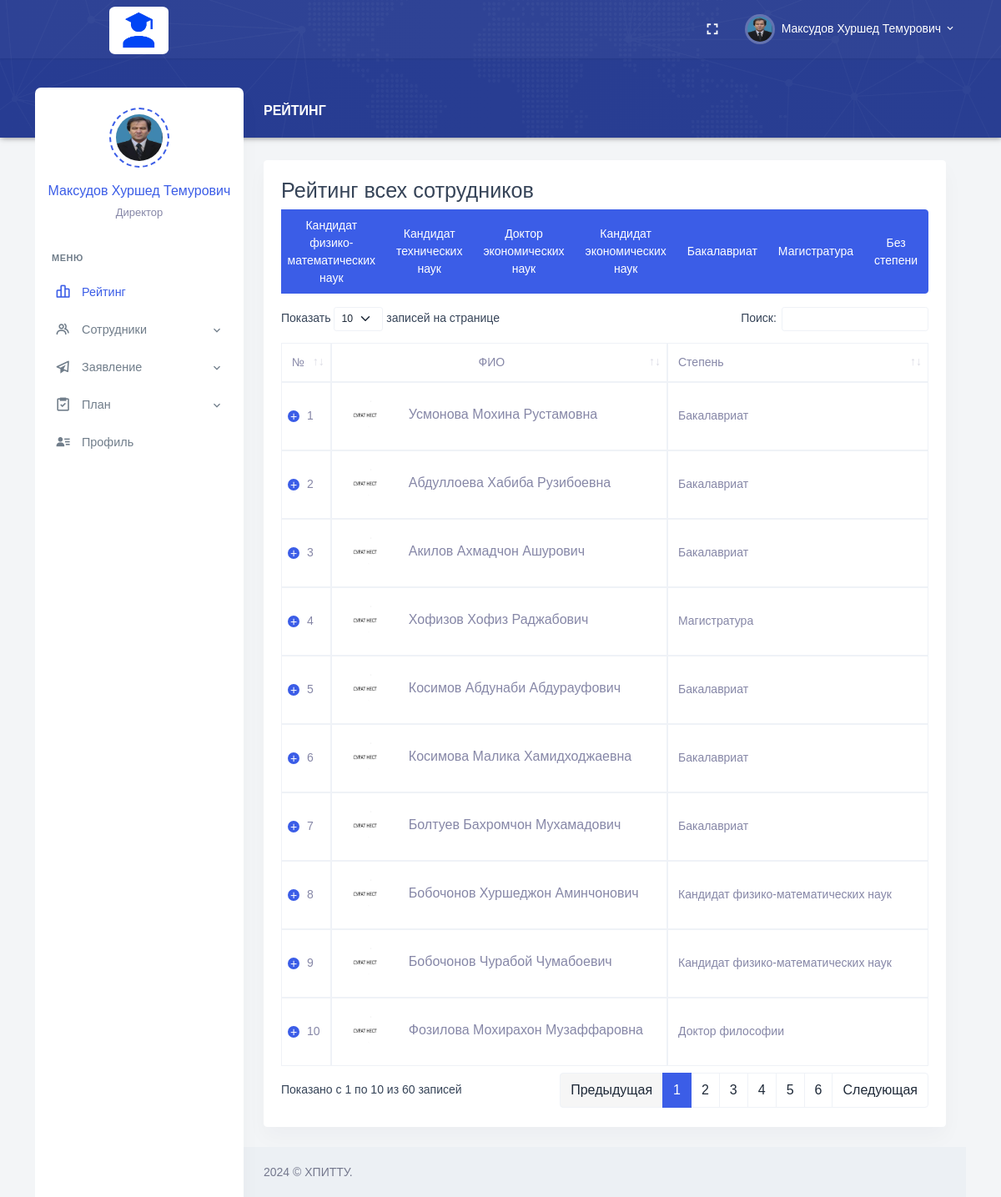
The page /Director/index.php?login-success (signed in) on the database its author committed.
### tables this page shows
CREATE TABLE `employees` (
  `Employee_Id` int NOT NULL AUTO_INCREMENT,
  `Full_Name` varchar(255) DEFAULT NULL,
  `Date_of_Birth` date DEFAULT NULL,
  `Place_of_Birth` varchar(255) DEFAULT NULL,
  `Position_Id` int DEFAULT NULL,
  `Degree_Id` int DEFAULT NULL,
  `Faculty_Id` int DEFAULT NULL,
  `Department_Id` int DEFAULT NULL,
  `User_Role_Id` int DEFAULT NULL,
  `Email` varchar(255) DEFAULT NULL,
  `Phone_Number` varchar(20) DEFAULT NULL,
  `Employee_Number` varchar(20) DEFAULT NULL,
  `Date_Added` date DEFAULT NULL,
  `Path_Photo` varchar(255) DEFAULT NULL,
  `Username` varchar(255) DEFAULT NULL,
  `Password` varchar(255) DEFAULT NULL,
  PRIMARY KEY (`Employee_Id`),
  KEY `Degree_Id` (`Degree_Id`),
  KEY `Faculty_Id` (`Faculty_Id`),
  KEY `Department_Id` (`Department_Id`),
  KEY `User_Role_Id` (`User_Role_Id`),
  KEY `employees_ibfk_1` (`Position_Id`),
  CONSTRAINT `employees_ibfk_1` FOREIGN KEY (`Position_Id`) REFERENCES `positions` (`Position_Id`) ON DELETE CASCADE ON UPDATE CASCADE,
  CONSTRAINT `employees_ibfk_2` FOREIGN KEY (`Degree_Id`) REFERENCES `degrees` (`Degree_Id`) ON DELETE CASCADE ON UPDATE CASCADE,
  CONSTRAINT `employees_ibfk_3` FOREIGN KEY (`Faculty_Id`) REFERENCES `faculties` (`Faculty_Id`) ON DELETE CASCADE ON UPDATE CASCADE,
  CONSTRAINT `employees_ibfk_4` FOREIGN KEY (`Department_Id`) REFERENCES `departments` (`Department_Id`) ON DELETE CASCADE ON UPDATE CASCADE,
  CONSTRAINT `employees_ibfk_5` FOREIGN KEY (`User_Role_Id`) REFERENCES `user_roles` (`User_Role_Id`) ON DELETE CASCADE ON UPDATE CASCADE
);

CREATE TABLE `positions` (
  `Position_Id` int NOT NULL,
  `Position_Name` varchar(255) DEFAULT NULL,
  PRIMARY KEY (`Position_Id`)
);

### Director/index.php (the view, shortened to what this page needs)
<?php
require_once "header.php";
?>
<div class="main-content">
    <div class="page-content">
        <div class="row">
            <div class="col-12">
                <div class="page-title-box d-flex align-items-center justify-content-between">
                    <h4 class="page-title mb-0 font-size-18">Рейтинг</h4>
                </div>
            </div>
        </div>
        <div class="row">
            <div class="col-lg-12">
                <div class="card">
                    <div class="card-body">
                        <div class="table-responsive">
                            <h3>Рейтинг всех сотрудников</h3>
                            <div class="btn-group mb-3 d-flex justify-content-end">
                                <button type="button" class="btn btn-primary filterBtn"
                                    data-filter="Кандидат физико-математических наук">Кандидат физико-математических
                                    наук</button>
                                <button type="button" class="btn btn-primary filterBtn"
                                    data-filter="Кандидат технических наук">Кандидат технических наук</button>
                                <button type="button" class="btn btn-primary filterBtn"
                                    data-filter="Доктор экономических наук">Доктор экономических наук</button>
                                <button type="button" class="btn btn-primary filterBtn"
                                    data-filter="Кандидат экономических наук">Кандидат экономических наук</button>
                                <button type="button" class="btn btn-primary filterBtn"
                                    data-filter="Бакалавриат">Бакалавриат</button>
                                <button type="button" class="btn btn-primary filterBtn"
                                    data-filter="Магистратура">Магистратура</button>
                                <button type="button" class="btn btn-primary filterBtn" data-filter="Без степени">Без
                                    степени</button>
                            </div>
                            <div class="table-responsive">
                                <table id="datatable" class="table table-bordered dt-responsive nowrap"
                                    style="border-collapse: collapse; border-spacing: 0; width: 100%;">
                                    <thead>
                                        <tr>
                                            <th>№</th>
                                            <th class="text-center">ФИО</th>
                                            <th>Степень</th>
                                        </tr>
                                    </thead>
                                    <tbody>
                                        <?php
                                        require_once "../conn.php";
                                        $sql = "SELECT e.Employee_Id,
                                        e.Full_Name AS FullName,
                                        IFNULL(deg.Degree_Name, 'Без степени') AS Degree,
                                        IFNULL(tc.TotalCredit, 0) AS TotalCredit,
                                        IFNULL(r.Rating, 0) AS Rating,
                                        IFNULL(e.Path_Photo, '1.jpg') AS Path_Photo
                                 FROM employees e
                                 LEFT JOIN (SELECT Employee_Id, SUM(p.Plan_Credit) AS TotalCredit
                                            FROM tasks_completed tc
                                            LEFT JOIN plans p ON tc.Plan_Id = p.Plan_Id
                                            GROUP BY Employee_Id) tc ON e.Employee_Id = tc.Employee_Id
                                 LEFT JOIN ratings r ON e.Employee_Id = r.Employee_Id
                                 LEFT JOIN degrees deg ON e.Degree_Id = deg.Degree_Id
                                 ORDER BY Rating DESC";
                                        $result = $conn->query($sql);
                                        $count = 0;
                                        if ($result->num_rows > 0) {
                                            while ($row = $result->fetch_assoc()) {
                                                $count++;
                                                $photoPath = "../Personal/upload/" . $row["Path_Photo"];
                                                echo "<tr>";
                                                echo "<td class='align-middle'>".$count."</td>";
                                    echo "<td class='align-middle'>".
                                         "<div class='d-flex align-items-center'>".
                                         "<div class='me-4'>".
                                         "<img src='".$photoPath."' alt='' class='avatar-sm rounded-circle'>".
                                         "</div>".
                                         "<div>".
                                         "<h5 class='font-size-16 mb-1'>".$row["FullName"]."</h5>".
                                         "</div>".
                                         "</div>".
                                         "</td>";
                                    echo "<td class='align-middle'>".$row["Degree"]."</td>";
                                    echo "</tr>";
                                            }
                                        }
                                        ?>
                                    </tbody>
                                </table>
                            </div>
                        </div>
                    </div>
                </div>
            </div>
            <?php
require_once "footer.php";
?>

### Director/header.php (shortened to what this page needs)
<?php
    require_once "../conn.php";
    $sql_command = "SELECT e.*, p.Position_Name, e.Path_Photo
    FROM employees e
    INNER JOIN positions p ON e.Position_Id = p.Position_Id
    WHERE e.Username = '{$_SESSION['Username']}'";
$result = mysqli_query($conn, $sql_command);
if (mysqli_num_rows($result) > 0) {
while ($rows = mysqli_fetch_assoc($result)) {
$Full_Name = ucwords($rows["Full_Name"]);
$Position_Name = $rows["Position_Name"];
$Path_Photo = $rows["Path_Photo"];
}
}
?>
<!doctype html>
<html lang="en">
<head>
    <link href="/assets/css/bootstrap.min.css" id="bootstrap-style" rel="stylesheet" type="text/css" />
    <link href="/assets/css/app.min.css" id="app-style" rel="stylesheet" type="text/css" />
    <link href="/assets/libs/datatables.net-bs4/css/dataTables.bootstrap4.min.css" rel="stylesheet" type="text/css" />
    <link href="/assets/libs/datatables.net-buttons-bs4/css/buttons.bootstrap4.min.css" rel="stylesheet"
        type="text/css" />
    <link href="/assets/libs/datatables.net-responsive-bs4/css/responsive.bootstrap4.min.css" rel="stylesheet"
        type="text/css" />
    <link href="/assets/css/icons.min.css" rel="stylesheet" type="text/css" />
</head>
<body data-layout="detached" data-topbar="colored">
<div class="container-fluid">
        <div id="layout-wrapper">
            <header id="page-topbar">
                <div class="navbar-header">
                    <div class="container-fluid">
                        <div class="float-end">
                            <div class="dropdown d-none d-lg-inline-block ms-1">
                                <button type="button" class="btn header-item noti-icon waves-effect"
                                    data-toggle="fullscreen">
                                    <i class="mdi mdi-fullscreen"></i>
                                </button>
                            </div>
                            <div class="dropdown d-inline-block">
                                <button type="button" class="btn header-item waves-effect"
                                    id="page-header-user-dropdown" data-bs-toggle="dropdown" aria-haspopup="true"
                                    aria-expanded="false">
                                    <img class="rounded-circle header-profile-user"
                                        src="../Personal/upload/<?php if(!empty($Path_Photo)){ echo $Path_Photo; }else{ echo "1.jpg"; } ?>" alt="Header Avatar">
                                    <span class="d-none d-xl-inline-block ms-1"><?php echo $Full_Name; ?></span>
                                    <i class="mdi mdi-chevron-down d-none d-xl-inline-block"></i>
                                </button>
                            </div>
                        </div>
                        <div>
                            <div class="navbar-brand-box">
                                <a href="index.php" class="logo logo-light" style="margin-left: 65px;">
                                    <span class="logo-lg">
                                        <img src="/assets/images/LogoEX.png" alt="" height="57"
                                            style="border-radius: 10%;">
                                    </span>
                                </a>
                            </div>
                        </div>
                    </div>
            </header>
            <div class="vertical-menu">
                <div class="h-100">
                    <div class="user-wid text-center py-4">
                        <div class="user-img">
                            <img src="../Personal/upload/<?php if(!empty($Path_Photo)){ echo $Path_Photo; }else{ echo "1.jpg"; } ?>" alt=""
                                class="avatar-md mx-auto rounded-circle">
                        </div>
                        <div class="mt-3">
                            <a href="#" class="text-reset fw-medium font-size-16"><?php echo $Full_Name; ?></a>
                            <p class="text-muted mt-1 mb-0 font-size-13"><?php echo $Position_Name; ?></p>
                        </div>
                    </div>
                    <div id="sidebar-menu">
                        <ul class="metismenu list-unstyled" id="side-menu">
                            <li class="menu-title">Меню</li>
                            <li>
                                <a href="index.php" class="waves-effect">
                                    <i class="bx bx-bar-chart-alt-2"></i>
                                    <span>Рейтинг</span>
                                </a>
                            </li>
                            <li>
                                <a href="javascript: void(0);" class="has-arrow waves-effect">
                                    <i class="bx bx-group"></i>
                                    <span>Сотрудники</span>
                                </a>
                            </li>
                            <li>
                                <a href="javascript: void(0);" class="has-arrow waves-effect">
                                    <i class="bx bx-paper-plane"></i>
                                    <span>Заявление</span>
                                </a>
                            </li>
                            <li>
                                <a href="javascript: void(0);" class="has-arrow waves-effect">
                                    <i class="bx bx-task"></i>
                                    <span>План</span>
                                </a>
                            </li>
                            <li>
                                <a href="profile.php" class="waves-effect">
                                    <i class="bx bxs-user-detail"></i>
                                    <span>Профиль</span>
                                </a>
                            </li>
                    </div>
                </div>
            </div>

### Director/footer.php (shortened to what this page needs)
<footer class="footer">
    <div class="container-fluid">
        <div class="row">
            <div class="col-sm-6">
                 © ХПИТТУ.
            </div>
            <div class="col-sm-6">
            </div>
        </div>
    </div>
</footer>
</div>
</div>
</div>
</div>
</body>
</html>

### rows shown on the page
employees: Path_Photo (picture), Full_Name "Максудов Хуршед Темурович", Position_Id.Position_Name "Директор"
employees: Full_Name "Усмонова Мохина Рустамовна", Degree "Бакалавриат"
employees: Full_Name "Абдуллоева Хабиба Рузибоевна", Degree "Бакалавриат"
employees: Full_Name "Акилов Ахмадчон Ашурович", Degree "Бакалавриат"
employees: Full_Name "Хофизов Хофиз Раджабович", Degree "Магистратура"
employees: Full_Name "Косимов Абдунаби Абдурауфович", Degree "Бакалавриат"
employees: Full_Name "Косимова Малика Хамидходжаевна", Degree "Бакалавриат"
employees: Full_Name "Болтуев Бахромчон Мухамадович", Degree "Бакалавриат"
employees: Full_Name "Бобочонов Хуршеджон Аминчонович", Degree "Кандидат физико-математических наук"
employees: Full_Name "Бобочонов Чурабой Чумабоевич", Degree "Кандидат физико-математических наук"
employees: Full_Name "Фозилова Мохирахон Музаффаровна", Degree "Доктор философии"
